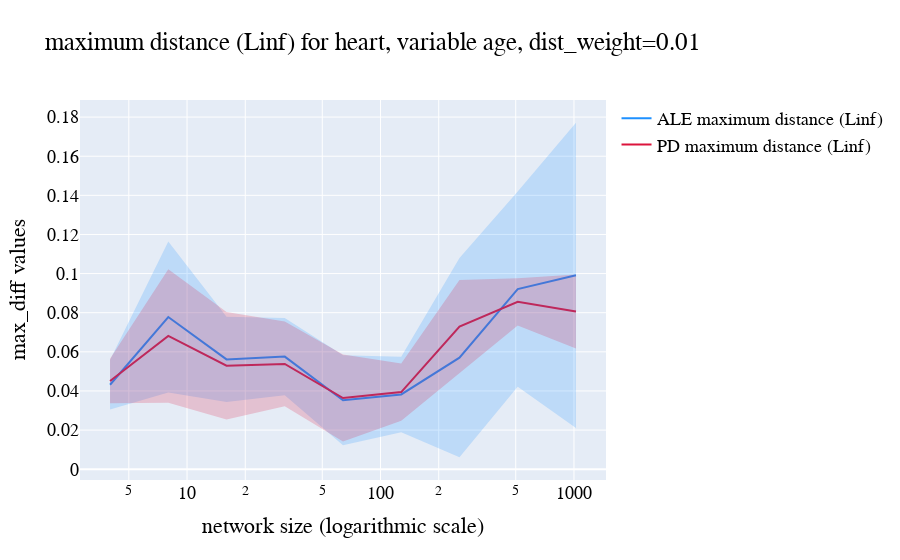

Here is the notebook cell this chart was saved with:
### Code cell
size_plot("heart", "age", metric="max_diff")

### Figure 1 — Plotly figure (JSON) as saved in the notebook; plotly's stock layout.template omitted (floating-point values rounded to 4 significant figures)
{"data": [{"line": {"color": "rgba(30,144,255,1)"}, "mode": "lines", "name": "ALE maximum distance (Linf)", "type": "scatter", "x": [4, 8, 16, 32, 64, 128, 256, 512, 1024], "y": [0.04317, 0.0778, 0.05612, 0.05757, 0.03521, 0.03822, 0.05703, 0.09205, 0.09911]}, {"line": {"color": "rgba(220,20,60,1)"}, "mode": "lines", "name": "PD maximum distance (Linf)", "type": "scatter", "x": [4, 8, 16, 32, 64, 128, 256, 512, 1024], "y": [0.04509, 0.06812, 0.05291, 0.05381, 0.0364, 0.03943, 0.0729, 0.08558, 0.08059]}, {"fill": "toself", "fillcolor": "rgba(30,144,255,0.2)", "hoverinfo": "skip", "line": {"color": "rgba(255,255,255,0)"}, "showlegend": false, "type": "scatter", "x": [4, 8, 16, 32, 64, 128, 256, 512, 1024, 1024, 512, 256, 128, 64, 32, 16, 8, 4], "y": [0.05586, 0.1163, 0.07793, 0.07733, 0.05824, 0.05753, 0.108, 0.1419, 0.1771, 0.02112, 0.04217, 0.006116, 0.0189, 0.01219, 0.0378, 0.03431, 0.03926, 0.03048]}, {"fill": "toself", "fillcolor": "rgba(220,20,60,0.2)", "hoverinfo": "skip", "line": {"color": "rgba(255,255,255,0)"}, "showlegend": false, "type": "scatter", "x": [4, 8, 16, 32, 64, 128, 256, 512, 1024, 1024, 512, 256, 128, 64, 32, 16, 8, 4], "y": [0.05641, 0.1022, 0.08042, 0.07546, 0.05859, 0.05409, 0.09676, 0.09767, 0.0995, 0.06167, 0.07349, 0.04905, 0.02476, 0.01421, 0.03216, 0.0254, 0.03401, 0.03376]}], "layout": {"font": {"color": "black", "family": "Courier New, monospace", "size": 18}, "title": {"text": "maximum distance (Linf) for heart, variable age, dist_weight=0.01"}, "xaxis": {"title": {"text": "network size (logarithmic scale)"}, "type": "log"}, "yaxis": {"title": {"text": "max_diff values"}}}}
